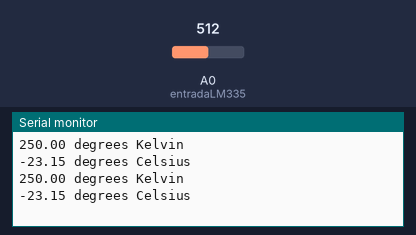
Recording of a sketch running on a simulated Arduino Uno, built with avr-gcc and run on an emulated ATmega328P. Shown: the last lines printed to the serial monitor. The inputs (shaded band) are chosen by the test bench; at power-on: A0 (entradaLM335) = 512.

Above: at 3.8 s.
3.9 s: A0 (entradaLM335) set to 716
At 6.4 s:
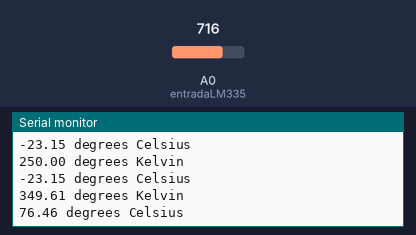
7.8 s: A0 (entradaLM335) set to 900
At 9.9 s:
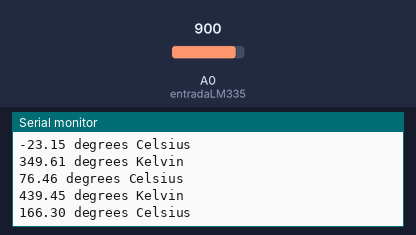
Timing chart, 0 to 11.4 s (numbered marks = the images above; inputs shaded):
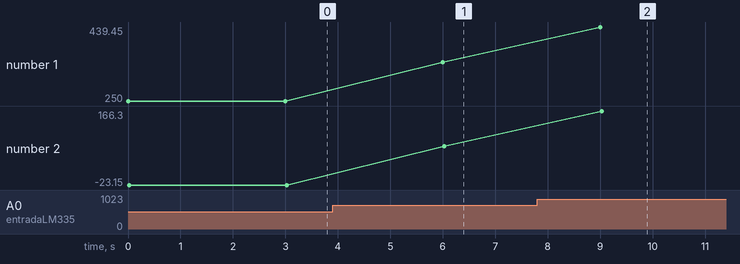

The sketch:

lecturaTemperaturaLM335.ino
```cpp
//Definimos o pin onde lemos o valor do sensor
int entradaLM335= 0;

//Abrimos a comunicación co monitor serie
void setup()
{
Serial.begin(9600);
}


void loop()
{
//creamos unha variable lectura para coller o valor do sensor
//e int por ser un numero enteiro
int voltaxe= analogRead(entradaLM335);

//creamos unha variable con decimais (float) onde imos calcular os milivoltios
//aos que equivale esa lectura do sensor, que xa sabes que vai entre 0 e 1024
//multiplicamos por 5000 porque estamos a traballar cos 5V do Arduino
float milivoltios= (voltaxe/1024.0) * 5000;

//calculamos o valor Kelvin e o almacenamos na variable kelvin
float kelvin= (milivoltios/10);

//imprimimos o valor da variable kelvin
Serial.print(kelvin);
Serial.println(" degrees Kelvin");

//facemos o calculo e o mesmo proceso para o valor en graos celsius
float celsius= kelvin - 273.15;
Serial.print(celsius);
Serial.println(" degrees Celsius");

//o tempo que quero que pase entre unha e outra lectura
delay(3000);
}
```

Measured:
- after the input at 3.9 s, the serial monitor: prints a new line after 2.1 s (image 1)
- after the input at 7.8 s, the serial monitor: prints a new line after 1.2 s (image 2)
- plotted number 1: 250 → 349.61 after the input at 3.9 s, 349.61 → 439.45 after the input at 7.8 s
- plotted number 2: -23.15 → 76.46 after the input at 3.9 s, 76.46 → 166.3 after the input at 7.8 s
